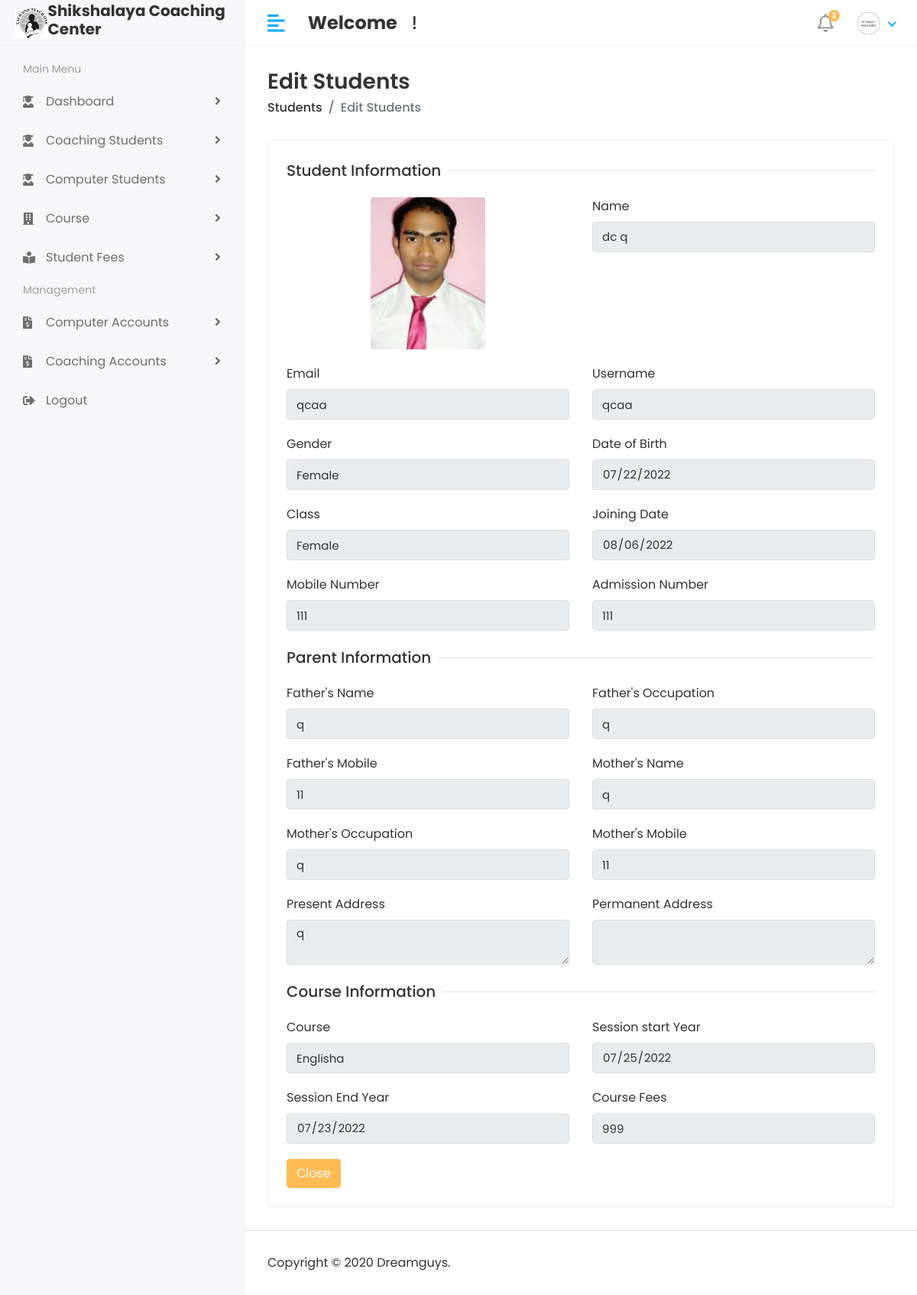
/Hod/Student/Detail/1 (signed in), run on an earlier commit of the app's database.
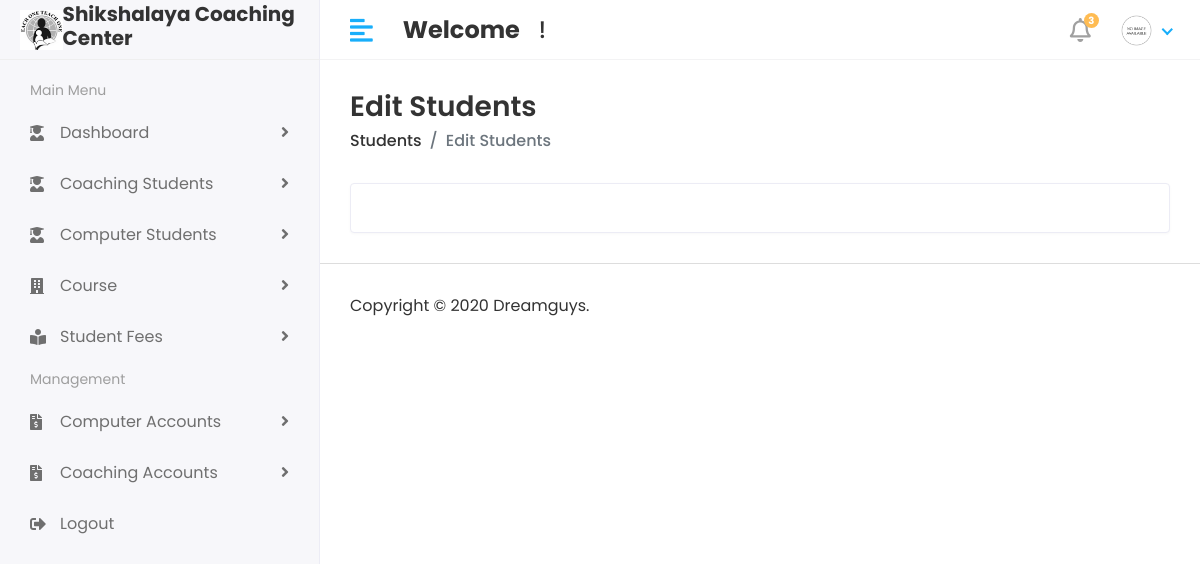
And on a later commit of the database.
### shikshalaya_computer_app/models.py (models this page shows, shortened)
class Student(models.Model):
    admin = models.OneToOneField(CustomUser,on_delete=models.CASCADE)
    gender  = models.CharField(max_length=100)
    date_of_birth = models.CharField(max_length=100)
    Class = models.CharField(max_length=100)
    joining_date = models.CharField(max_length=100)
    mobile_number = models.CharField(max_length=100,default=0)
    admission_number = models.CharField(max_length=100,default=0)
    father_name = models.CharField(max_length=100)
    father_occupation = models.CharField(max_length=100)
    father_mobile = models.CharField(max_length=100,default=0)
    mother_name = models.CharField(max_length=100)
    mother_occupation = models.CharField(max_length=100)
    mother_mobile_number = models.CharField(max_length=100,default=0)
    present_address = models.TextField()
    perment_address = models.TextField()
    course_stud = models.ForeignKey(Course,on_delete=models.DO_NOTHING)
    session_start = models.CharField(max_length=100)
    session_end =models.CharField(max_length=100)
    course_fees = models.CharField(max_length=100,default=0)
    created_at = models.DateTimeField(auto_now_add=True)
    updated_at = models.DateTimeField(auto_now=True)

class CustomUser(AbstractUser):
    USER = (
        (1,'HOD'),
        (2,'STAFF'),
        (3,'STUDENT')
    )
    user_type =  models.CharField(choices=USER,max_length=50,default=1)
    profile_pic = models.ImageField(upload_to='media/profile_pic')

class Course(models.Model):
    name = models.CharField(max_length=100)
    created_at = models.DateTimeField(auto_now_add=True)
    updated_at = models.DateTimeField(auto_now=True)

### student_management_system/Hod_views.py (the view)
# urls.py: path('Hod/Student/Detail/<str:id>',Hod_views.Detail_STUDENT,name='detail_student'),
@login_required(login_url='/')
def Detail_STUDENT(request,id):
    print(id)
    student = Student.objects.filter(id=id)
    course = Course.objects.all()
    context = {
        'student': student,
        'course': course
    }
    return render(request,'Hod/detail_student.html',context)

### templates/Hod/detail_student.html (shortened to what this page needs)
{% extends 'base.html' %}
{% block content %}
 <div class="content container-fluid">
               <div class="page-header">
                  <div class="row align-items-center">
                     <div class="col">
                        <h3 class="page-title">Edit Students</h3>
                        <ul class="breadcrumb">
                           <li class="breadcrumb-item"><a href="students.html">Students</a></li>
                           <li class="breadcrumb-item active">Edit Students</li>
                        </ul>
                     </div>
                  </div>
               </div>
               <div class="row">
                  <div class="col-sm-12">
                     <div class="card">
                        <div class="card-body">
                           <form method="post" action="{% url 'view_student' %}" enctype="multipart/form-data">
                              {% for i in student %}
                              <div class="row">
                                 <div class="col-12">
                                    <h5 class="form-title"><span>Student Information</span></h5>
                                 </div>
                                 <div class="col-12 col-sm-6">
                                    <div class="form-group">
                                       <a  class="rounded-circle shadow-4"><img class="rounded mx-auto d-block" style="width: 150px;" src="/{{i.admin.profile_pic}}" alt="User Image"></a>
                                    </div>
                                 </div>
                                 <div class="col-12 col-sm-6">
                                    <div class="form-group">
                                       <label>Name</label>
                                       <input type="text" class="form-control" name="first_name"  value="{{i.admin.first_name}} {{i.admin.last_name}}" readonly>
                                    </div>
                                 </div>
                                 <div class="col-12 col-sm-6">
                                    <div class="form-group">
                                       <label>Email</label>
                                       <input type="text" class="form-control" name="email"  value="{{i.admin.email}}" readonly>
                                    </div>
                                 </div>
                                 <div class="col-12 col-sm-6">
                                    <div class="form-group">
                                       <label>Username</label>
                                       <input type="text" class="form-control" name="username"  value="{{i.admin.username}}" readonly>
                                    </div>
                                 </div>
                                 <div class="col-12 col-sm-6">
                                    <div class="form-group">
                                       <label>Gender</label>
                                       <input type="text" class="form-control" name="gender"  value="{{i.gender}}" readonly>
                                    </div>
                                 </div>
                                 <div class="col-12 col-sm-6">
                                    <div class="form-group">
                                       <label>Date of Birth</label>
                                       <div>
                                          <input type="date" class="form-control" name="date_of_birth"  value="{{i.date_of_birth}}" readonly>
                                       </div>
                                    </div>
                                 </div>
                                 <div class="col-12 col-sm-6">
                                    <div class="form-group">
                                       <label>Class</label>
                                       <input type="text" class="form-control" name="Class"  value="{{i.Class}}" readonly>
                                    </div>
                                 </div>
                                 <div class="col-12 col-sm-6">
                                    <div class="form-group">
                                       <label>Joining Date</label>
                                       <div>
                                          <input type="date" class="form-control" name="joining_date"  value="{{i.joining_date}}" readonly>
                                       </div>
                                    </div>
                                 </div>
                                 <div class="col-12 col-sm-6">
                                    <div class="form-group">
                                       <label>Mobile Number</label>
                                       <input type="text" class="form-control" name="mobile_number"  value="{{i.mobile_number}}" readonly>
                                    </div>
                                 </div>
                                 <div class="col-12 col-sm-6">
                                    <div class="form-group">
                                       <label>Admission Number</label>
                                       <input type="text" class="form-control" name="admission_number"  value="{{i.admission_number}}" readonly>
                                    </div>
                                 </div>
                                 <div class="col-12">
                                    <h5 class="form-title"><span>Parent Information</span></h5>
                                 </div>
                                 <div class="col-12 col-sm-6">
                                    <div class="form-group">
                                       <label>Father's Name</label>
                                       <input type="text" class="form-control" name="father_name"  value="{{i.father_name}}" readonly>
                                    </div>
                                 </div>
                                 <div class="col-12 col-sm-6">
                                    <div class="form-group">
                                       <label>Father's Occupation</label>
                                       <input type="text" class="form-control" name="father_occupation"  value="{{i.father_occupation}}" readonly>
                                    </div>
                                 </div>
                                 <div class="col-12 col-sm-6">
                                    <div class="form-group">
                                       <label>Father's Mobile</label>
                                       <input type="text" class="form-control" name="father_mobile_number" required  value="{{i.father_mobile}}" readonly>
                                    </div>
                                 </div>
                                 <div class="col-12 col-sm-6">
                                    <div class="form-group">
                                       <label>Mother's Name</label>
                                       <input type="text" class="form-control" name="mother_name"  value="{{i.mother_name}}" readonly>
                                    </div>
                                 </div>
                                 <div class="col-12 col-sm-6">
                                    <div class="form-group">
                                       <label>Mother's Occupation</label>
                                       <input type="text" class="form-control" name="mother_occupation"  value="{{i.mother_occupation}}" readonly>
                                    </div>
                                 </div>
                                 <div class="col-12 col-sm-6">
                                    <div class="form-group">
                                       <label>Mother's Mobile</label>
                                       <input type="text" class="form-control" name="mother_mobile_number"  value="{{i.mother_mobile_number}}" readonly>
                                    </div>
                                 </div>
                                 <div class="col-12 col-sm-6">
                                    <div class="form-group">
                                       <label>Present Address</label>
                                       <textarea class="form-control" name="present_address" readonly >{{i.present_address}}</textarea>
                                    </div>
                                 </div>
                                 <div class="col-12 col-sm-6">
                                    <div class="form-group">
                                       <label>Permanent Address</label>
                                       <textarea class="form-control" name="permenent_address" readonly >{{i.permenent_address}}</textarea>
                                    </div>
                                 </div>
                                 <div class="col-12">
                                    <h5 class="form-title"><span>Course Information</span></h5>
                                 </div>
                                  <div class="col-12 col-sm-6">
                                    <div class="form-group">
                                       <label>Course</label>
                                       <input type="text" class="form-control" name="course_id"  value="{{i.course_stud.name}}" readonly>
                                    </div>
                                 </div>
                                 <div class="col-12 col-sm-6">
                                    <div class="form-group">
                                       <label>Session start Year</label>
                                       <div>
                                          <input type="date" class="form-control" name="session_start"  value="{{i.session_start}}" readonly>
                                       </div>
                                    </div>
                                 </div>
                                 <div class="col-12 col-sm-6">
                                    <div class="form-group">
                                       <label>Session End Year</label>
                                       <div>
                                          <input type="date" class="form-control" name="session_end"  value="{{i.session_end}}" readonly>
                                       </div>
                                    </div>
                                 </div>
                                 <div class="col-12 col-sm-6">
                                    <div class="form-group">
                                       <label>Course Fees</label>
                                       <input type="text" class="form-control" name="course_fees"  value="{{i.course_fees}}" readonly>
                                    </div>
                                 </div>
                                 <div class="col-12">
                                    <button type="submit" class="btn btn-primary">Close</button>
                                 </div>
                              </div>
                              {% endfor %}
                           </form>
                        </div>
                     </div>
                  </div>
               </div>
            </div>
{% endblock %}

What changed in the data, as far as the page shows it:
removed Student: admin.profile_pic (picture), first_name "dc q", email "qcaa", username "qcaa", gender "Female", date_of_birth "07/22/2022", Class "Female", joining_date "08/06/2022", mobile_number "111", admission_number "111", father_name "q", father_occupation "q", father_mobile_number "11", mother_name "q", mother_occupation "q", mother_mobile_number "11", present_address "q", course_id "Englisha", session_start "07/25/2022", session_end "07/23/2022", course_fees "999"
